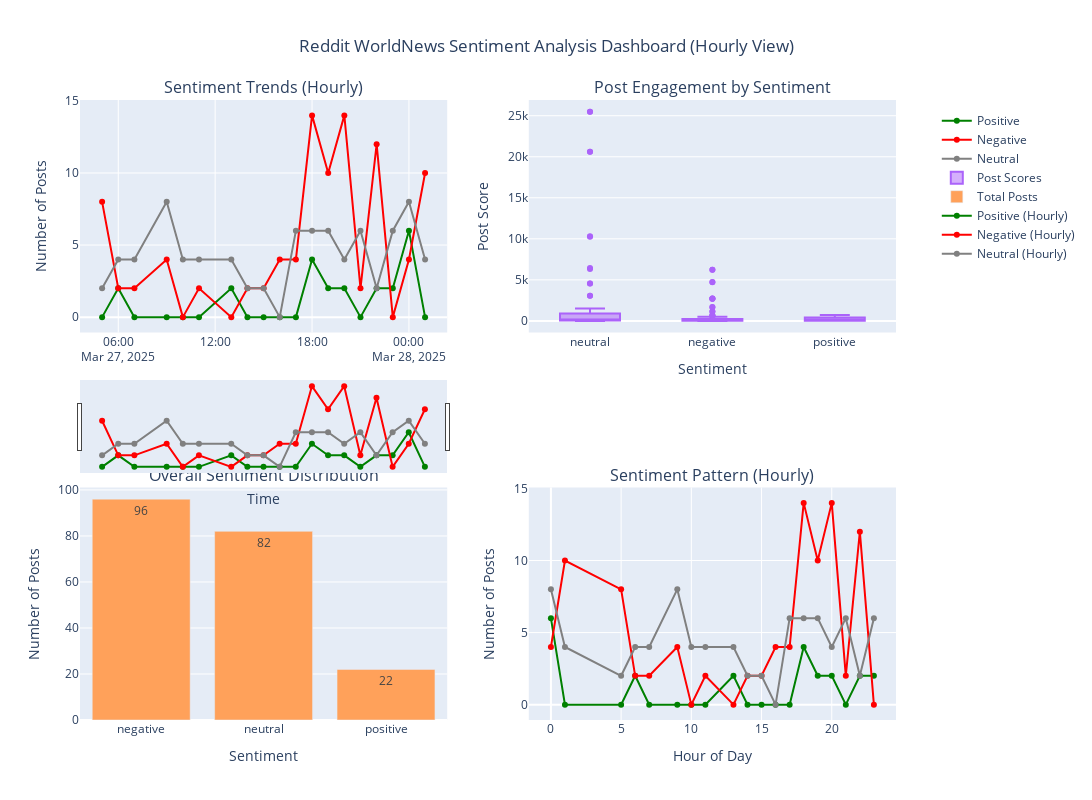

Notebook code cell kept with this figure:
### Code cell
# Cell for Interactive Visualizations with Adaptive Time Scaling
import plotly.express as px
import plotly.graph_objects as go
from plotly.subplots import make_subplots
from datetime import datetime, timedelta

# Read all historical data
all_data = spark.read.parquet("hdfs://hadoop-master-node:9000/sentiment/results/reddit").toPandas()

# Convert timestamps to datetime
all_data['created_at'] = pd.to_datetime(all_data['created_at'])
all_data['collected_at'] = pd.to_datetime(all_data['collected_at'])

# Calculate date range
date_range = (all_data['created_at'].max() - all_data['created_at'].min()).days

# Determine appropriate time grouping
if date_range <= 2:  # 2 days or less
    freq = 'H'
    time_unit = 'Hourly'
elif date_range <= 30:  # 1 month or less
    freq = 'D'
    time_unit = 'Daily'
elif date_range <= 365:  # 1 year or less
    freq = 'W'
    time_unit = 'Weekly'
else:  # More than a year
    freq = 'M'
    time_unit = 'Monthly'

print(f"Data spans {date_range} days. Using {time_unit} aggregation.")

# Create figure
fig = make_subplots(
    rows=2, cols=2,
    subplot_titles=(
        f'Sentiment Trends ({time_unit})',
        'Post Engagement by Sentiment',
        'Overall Sentiment Distribution',
        f'Sentiment Pattern ({time_unit})'
    )
)

# 1. Sentiment Trend Over Time (Adaptive)
# Group by time and sentiment, then pivot
trend_data = all_data.groupby([
    pd.Grouper(key='created_at', freq=freq),
    'sentiment_label'
]).size().reset_index(name='count')
trend_pivot = trend_data.pivot(
    index='created_at',
    columns='sentiment_label',
    values='count'
).fillna(0)

# Add trend lines
for sentiment in ['positive', 'negative', 'neutral']:
    if sentiment in trend_pivot.columns:
        fig.add_trace(
            go.Scatter(
                x=trend_pivot.index,
                y=trend_pivot[sentiment],
                name=sentiment.capitalize(),
                line=dict(color={'positive': 'green', 'negative': 'red', 'neutral': 'gray'}[sentiment]),
                mode='lines+markers'
            ),
            row=1, col=1
        )

# 2. Engagement by Sentiment (Box Plot)
fig.add_trace(
    go.Box(
        x=all_data['sentiment_label'],
        y=all_data['score'],
        name='Post Scores',
        boxpoints='outliers'
    ),
    row=1, col=2
)

# 3. Overall Sentiment Distribution
sentiment_counts = all_data['sentiment_label'].value_counts()
fig.add_trace(
    go.Bar(
        x=sentiment_counts.index,
        y=sentiment_counts.values,
        name='Total Posts',
        text=sentiment_counts.values,
        textposition='auto',
    ),
    row=2, col=1
)

# 4. Time Pattern (Adaptive)
if freq == 'H':
    # Hourly pattern
    pattern_data = all_data.groupby([
        all_data['created_at'].dt.hour,
        'sentiment_label'
    ]).size().reset_index(name='count')
    x_title = 'Hour of Day'
elif freq == 'D':
    # Daily pattern
    pattern_data = all_data.groupby([
        all_data['created_at'].dt.dayofweek,
        'sentiment_label'
    ]).size().reset_index(name='count')
    x_title = 'Day of Week'
else:
    # Monthly pattern
    pattern_data = all_data.groupby([
        all_data['created_at'].dt.month,
        'sentiment_label'
    ]).size().reset_index(name='count')
    x_title = 'Month'

pattern_pivot = pattern_data.pivot(
    index=pattern_data.columns[0],
    columns='sentiment_label',
    values='count'
).fillna(0)

for sentiment in ['positive', 'negative', 'neutral']:
    if sentiment in pattern_pivot.columns:
        fig.add_trace(
            go.Scatter(
                x=pattern_pivot.index,
                y=pattern_pivot[sentiment],
                name=f'{sentiment.capitalize()} ({time_unit})',
                line=dict(color={'positive': 'green', 'negative': 'red', 'neutral': 'gray'}[sentiment])
            ),
            row=2, col=2
        )

# Update layout
fig.update_layout(
    height=800,
    width=1200,
    showlegend=True,
    title=dict(
        text=f"Reddit WorldNews Sentiment Analysis Dashboard ({time_unit} View)",
        x=0.5,
        y=0.95
    ),
    legend=dict(
        yanchor="top",
        y=0.99,
        xanchor="left",
        x=1.05
    ),
    hovermode='x unified'
)

# Update axes labels
fig.update_xaxes(title_text="Time", row=1, col=1)
fig.update_xaxes(title_text="Sentiment", row=1, col=2)
fig.update_xaxes(title_text="Sentiment", row=2, col=1)
fig.update_xaxes(title_text=x_title, row=2, col=2)

fig.update_yaxes(title_text="Number of Posts", row=1, col=1)
fig.update_yaxes(title_text="Post Score", row=1, col=2)
fig.update_yaxes(title_text="Number of Posts", row=2, col=1)
fig.update_yaxes(title_text="Number of Posts", row=2, col=2)

# Add range slider for time series
fig.update_xaxes(rangeslider_visible=True, row=1, col=1)

# Show the plot
fig.show()

# Print summary statistics
print(f"\n📊 {time_unit} Summary:")
print("-" * 50)

# Group by time period
time_stats = all_data.groupby(pd.Grouper(key='created_at', freq=freq)).agg({
    'sentiment_label': lambda x: x.value_counts().to_dict(),
    'score': 'mean',
    'num_comments': 'mean'
})

print(f"\nSentiment Distribution per {time_unit}:")
print(time_stats['sentiment_label'].head())
print(f"\nAverage Engagement per {time_unit}:")
print(f"Score: {time_stats['score'].round(2)}")
print(f"Comments: {time_stats['num_comments'].round(2)}")

### Figure 1 — Plotly figure (JSON) as saved in the notebook; plotly's stock layout.template omitted (floating-point values rounded to 4 significant figures; data arrays with more than 128 entries replaced by an {"elided": "..."} marker saying what was removed)
{"data": [{"line": {"color": "green"}, "mode": "lines+markers", "name": "Positive", "type": "scatter", "x": ["2025-03-27T05:00:00.000000000", "2025-03-27T06:00:00.000000000", "2025-03-27T07:00:00.000000000", "2025-03-27T09:00:00.000000000", "2025-03-27T10:00:00.000000000", "2025-03-27T11:00:00.000000000", "2025-03-27T13:00:00.000000000", "2025-03-27T14:00:00.000000000", "2025-03-27T15:00:00.000000000", "2025-03-27T16:00:00.000000000", "2025-03-27T17:00:00.000000000", "2025-03-27T18:00:00.000000000", "2025-03-27T19:00:00.000000000", "2025-03-27T20:00:00.000000000", "2025-03-27T21:00:00.000000000", "2025-03-27T22:00:00.000000000", "2025-03-27T23:00:00.000000000", "2025-03-28T00:00:00.000000000", "2025-03-28T01:00:00.000000000"], "xaxis": "x", "y": [0.0, 2.0, 0.0, 0.0, 0.0, 0.0, 2.0, 0.0, 0.0, 0.0, 0.0, 4.0, 2.0, 2.0, 0.0, 2.0, 2.0, 6.0, 0.0], "yaxis": "y"}, {"line": {"color": "red"}, "mode": "lines+markers", "name": "Negative", "type": "scatter", "x": ["2025-03-27T05:00:00.000000000", "2025-03-27T06:00:00.000000000", "2025-03-27T07:00:00.000000000", "2025-03-27T09:00:00.000000000", "2025-03-27T10:00:00.000000000", "2025-03-27T11:00:00.000000000", "2025-03-27T13:00:00.000000000", "2025-03-27T14:00:00.000000000", "2025-03-27T15:00:00.000000000", "2025-03-27T16:00:00.000000000", "2025-03-27T17:00:00.000000000", "2025-03-27T18:00:00.000000000", "2025-03-27T19:00:00.000000000", "2025-03-27T20:00:00.000000000", "2025-03-27T21:00:00.000000000", "2025-03-27T22:00:00.000000000", "2025-03-27T23:00:00.000000000", "2025-03-28T00:00:00.000000000", "2025-03-28T01:00:00.000000000"], "xaxis": "x", "y": [8.0, 2.0, 2.0, 4.0, 0.0, 2.0, 0.0, 2.0, 2.0, 4.0, 4.0, 14.0, 10.0, 14.0, 2.0, 12.0, 0.0, 4.0, 10.0], "yaxis": "y"}, {"line": {"color": "gray"}, "mode": "lines+markers", "name": "Neutral", "type": "scatter", "x": ["2025-03-27T05:00:00.000000000", "2025-03-27T06:00:00.000000000", "2025-03-27T07:00:00.000000000", "2025-03-27T09:00:00.000000000", "2025-03-27T10:00:00.000000000", "2025-03-27T11:00:00.000000000", "2025-03-27T13:00:00.000000000", "2025-03-27T14:00:00.000000000", "2025-03-27T15:00:00.000000000", "2025-03-27T16:00:00.000000000", "2025-03-27T17:00:00.000000000", "2025-03-27T18:00:00.000000000", "2025-03-27T19:00:00.000000000", "2025-03-27T20:00:00.000000000", "2025-03-27T21:00:00.000000000", "2025-03-27T22:00:00.000000000", "2025-03-27T23:00:00.000000000", "2025-03-28T00:00:00.000000000", "2025-03-28T01:00:00.000000000"], "xaxis": "x", "y": [2.0, 4.0, 4.0, 8.0, 4.0, 4.0, 4.0, 2.0, 2.0, 0.0, 6.0, 6.0, 6.0, 4.0, 6.0, 2.0, 6.0, 8.0, 4.0], "yaxis": "y"}, {"boxpoints": "outliers", "name": "Post Scores", "type": "box", "x": {"elided": "249 str values"}, "xaxis": "x2", "y": {"elided": "249 int values"}, "yaxis": "y2"}, {"name": "Total Posts", "text": [96.0, 82.0, 22.0], "textposition": "auto", "type": "bar", "x": ["negative", "neutral", "positive"], "xaxis": "x3", "y": [96, 82, 22], "yaxis": "y3"}, {"line": {"color": "green"}, "name": "Positive (Hourly)", "type": "scatter", "x": [0, 1, 5, 6, 7, 9, 10, 11, 13, 14, 15, 16, 17, 18, 19, 20, 21, 22, 23], "xaxis": "x4", "y": [6.0, 0.0, 0.0, 2.0, 0.0, 0.0, 0.0, 0.0, 2.0, 0.0, 0.0, 0.0, 0.0, 4.0, 2.0, 2.0, 0.0, 2.0, 2.0], "yaxis": "y4"}, {"line": {"color": "red"}, "name": "Negative (Hourly)", "type": "scatter", "x": [0, 1, 5, 6, 7, 9, 10, 11, 13, 14, 15, 16, 17, 18, 19, 20, 21, 22, 23], "xaxis": "x4", "y": [4.0, 10.0, 8.0, 2.0, 2.0, 4.0, 0.0, 2.0, 0.0, 2.0, 2.0, 4.0, 4.0, 14.0, 10.0, 14.0, 2.0, 12.0, 0.0], "yaxis": "y4"}, {"line": {"color": "gray"}, "name": "Neutral (Hourly)", "type": "scatter", "x": [0, 1, 5, 6, 7, 9, 10, 11, 13, 14, 15, 16, 17, 18, 19, 20, 21, 22, 23], "xaxis": "x4", "y": [8.0, 4.0, 2.0, 4.0, 4.0, 8.0, 4.0, 4.0, 4.0, 2.0, 2.0, 0.0, 6.0, 6.0, 6.0, 4.0, 6.0, 2.0, 6.0], "yaxis": "y4"}], "layout": {"annotations": [{"font": {"size": 16}, "showarrow": false, "text": "Sentiment Trends (Hourly)", "x": 0.225, "xanchor": "center", "xref": "paper", "y": 1, "yanchor": "bottom", "yref": "paper"}, {"font": {"size": 16}, "showarrow": false, "text": "Post Engagement by Sentiment", "x": 0.775, "xanchor": "center", "xref": "paper", "y": 1, "yanchor": "bottom", "yref": "paper"}, {"font": {"size": 16}, "showarrow": false, "text": "Overall Sentiment Distribution", "x": 0.225, "xanchor": "center", "xref": "paper", "y": 0.375, "yanchor": "bottom", "yref": "paper"}, {"font": {"size": 16}, "showarrow": false, "text": "Sentiment Pattern (Hourly)", "x": 0.775, "xanchor": "center", "xref": "paper", "y": 0.375, "yanchor": "bottom", "yref": "paper"}], "height": 800, "hovermode": "x unified", "legend": {"x": 1.05, "xanchor": "left", "y": 0.99, "yanchor": "top"}, "showlegend": true, "title": {"text": "Reddit WorldNews Sentiment Analysis Dashboard (Hourly View)", "x": 0.5, "y": 0.95}, "width": 1200, "xaxis": {"anchor": "y", "domain": [0, 0.45], "rangeslider": {"visible": true}, "title": {"text": "Time"}}, "xaxis2": {"anchor": "y2", "domain": [0.55, 1], "title": {"text": "Sentiment"}}, "xaxis3": {"anchor": "y3", "domain": [0, 0.45], "title": {"text": "Sentiment"}}, "xaxis4": {"anchor": "y4", "domain": [0.55, 1], "title": {"text": "Hour of Day"}}, "yaxis": {"anchor": "x", "domain": [0.625, 1], "title": {"text": "Number of Posts"}}, "yaxis2": {"anchor": "x2", "domain": [0.625, 1], "title": {"text": "Post Score"}}, "yaxis3": {"anchor": "x3", "domain": [0, 0.375], "title": {"text": "Number of Posts"}}, "yaxis4": {"anchor": "x4", "domain": [0, 0.375], "title": {"text": "Number of Posts"}}}}
